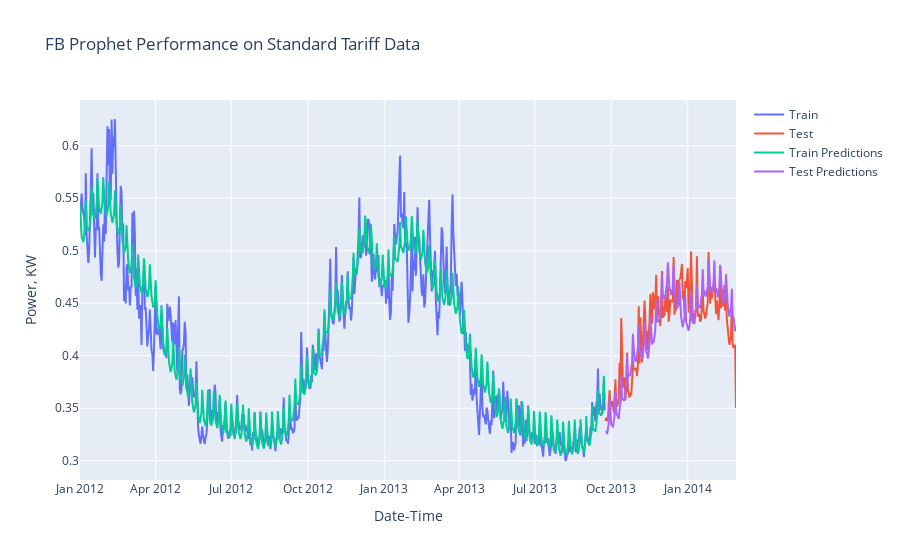

Notebook source saved alongside this figure:
### Code cell
fig = go.Figure()
fig.add_trace(go.Line(x=ToU_train.ds, y=ToU_train_pred['y'], mode='lines', name="Train"))
fig.add_trace(go.Line(x=ToU_test.ds, y=ToU_test_pred['y'], mode='lines', name="Test"))
fig.add_trace(go.Line(x=ToU_train.ds, y=ToU_train_pred['yhat'], mode='lines', name="Train Predictions"))
fig.add_trace(go.Line(x=ToU_test.ds, y=ToU_test_pred['yhat_lower'], mode='lines', name="Test Predictions")) # Use most prediction with lowest error
fig.update_xaxes(title_text = 'Date-Time')
fig.update_yaxes(title_text = 'Power, KW')
fig.update_layout(title = 'FB Prophet Performance on Standard Tariff Data')
fig.show()

### Figure 1 — Plotly figure (JSON) as saved in the notebook; plotly's stock layout.template omitted (floating-point values rounded to 4 significant figures; data arrays with more than 128 entries replaced by an {"elided": "..."} marker saying what was removed)
{"data": [{"mode": "lines", "name": "Train", "type": "scatter", "x": {"elided": "632 str values"}, "y": {"elided": "632 float values"}}, {"mode": "lines", "name": "Test", "type": "scatter", "x": {"elided": "158 str values"}, "y": {"elided": "158 float values"}}, {"mode": "lines", "name": "Train Predictions", "type": "scatter", "x": {"elided": "632 str values"}, "y": {"elided": "632 float values"}}, {"mode": "lines", "name": "Test Predictions", "type": "scatter", "x": {"elided": "158 str values"}, "y": {"elided": "158 float values"}}], "layout": {"title": {"text": "FB Prophet Performance on Standard Tariff Data"}, "xaxis": {"title": {"text": "Date-Time"}}, "yaxis": {"title": {"text": "Power, KW"}}}}
